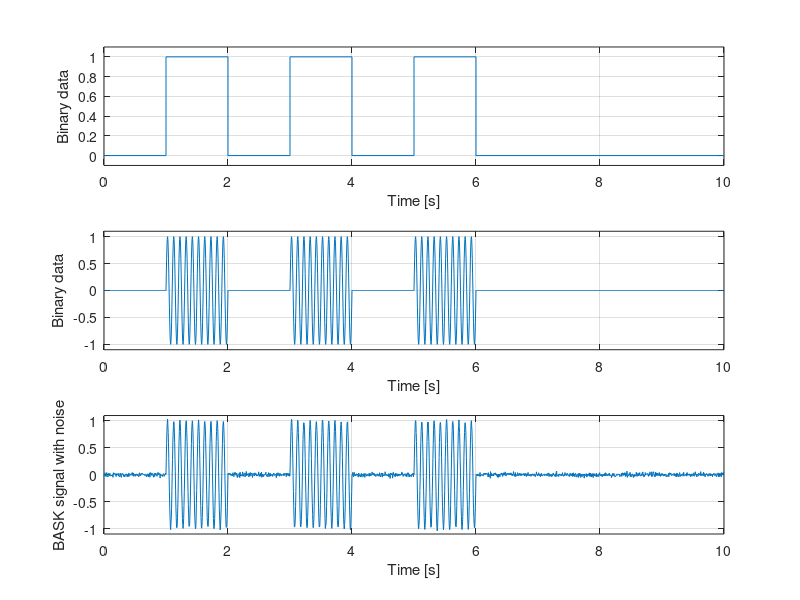
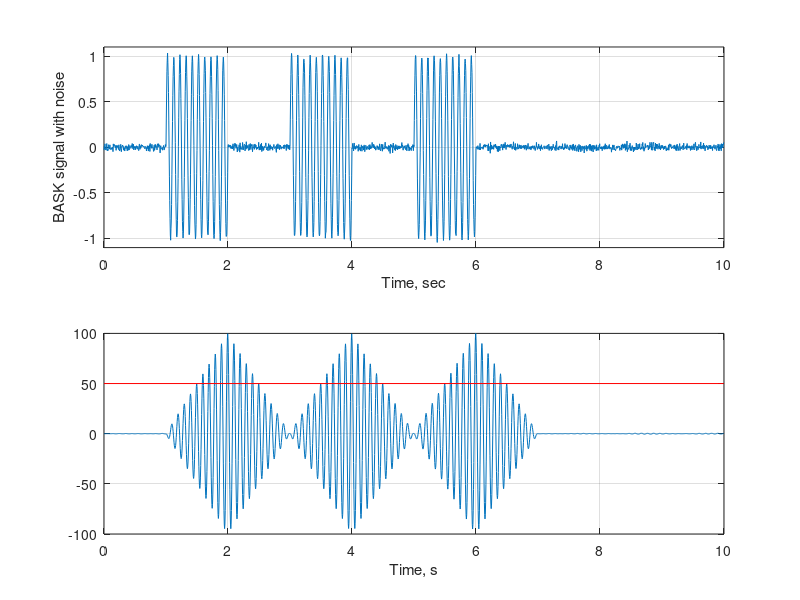
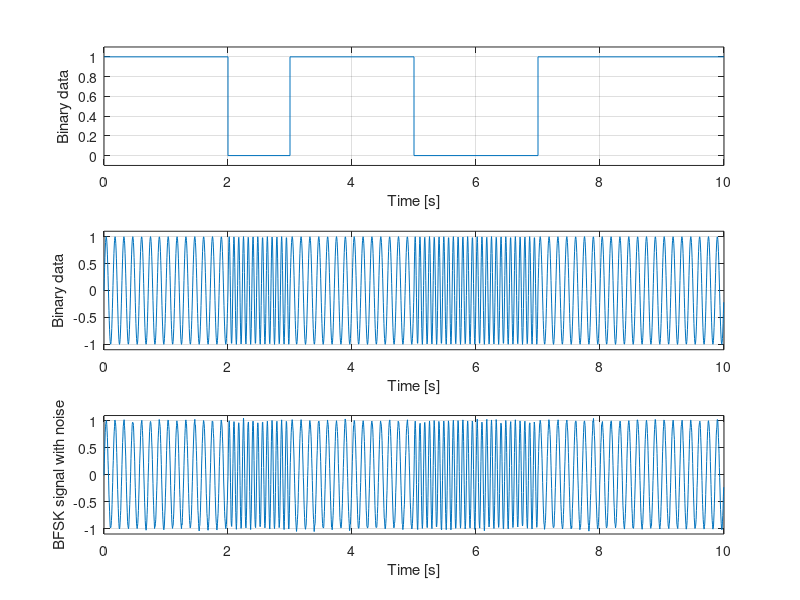
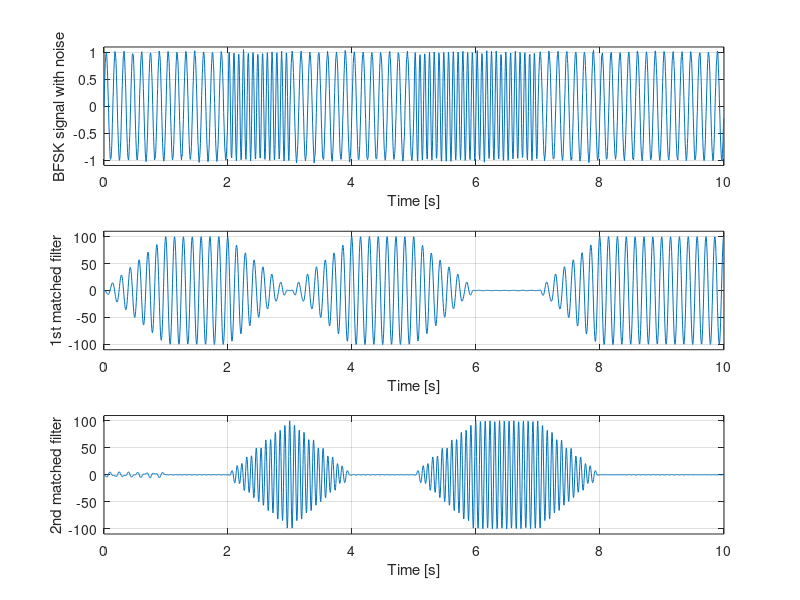

The MATLAB script that drew these images, in order:
%% BASK
clc, clear, format compact

% we need to get the enery of the carrier E_b


T = 1; % symbol duration = 1 second,
f0 = 10; % carrier frequecy = 10Hz

N = 10; % number of symbols
sB = randi(2, 1, N) - 1; % random sequence of 1 and 0

SNR = 50; %Db



% plot binary datas
figure(1);
subplot(311), stairs(0 : T : N * T, [sB sB(end)]), grid on
ylim([-0.1 1.1]), xlabel("Time [s]"), ylabel("Binary data")



% plot BASK signal wihout errors
dt =  T / 200;
t = 0 : dt : T - dt;
s0 = sin (2 * pi * f0 * t);
L = length(s0); % length of carrier signal


% Generatr BASK
sBASK = kron(sB, s0);
tBASK = 0 : dt : N * T - dt;
subplot(312), plot(tBASK, sBASK), grid on
ylim([-1.1 1.1]), xlabel("Time [s]"), ylabel("Binary data")


% Generate noise
Eb = sum(s0.^2);
EbN0 = 10^(SNR / 10);
N0 = Eb / EbN0;
sigma = sqrt(N0 / 2);
sNoise = sigma * randn(1, N * L);



% Add noise
sBASKN = sBASK + sNoise;
subplot(313), plot(tBASK, sBASKN), grid on
ylim([-1.1 1.1]), xlabel("Time [s]"), ylabel("BASK signal with noise");

% ------- since here it 




%  ----- Matched filter
figure(2);
subplot(211), plot(tBASK, sBASKN), grid on;
ylim([-1.1, 1.1]); xlabel("Time, sec"), ylabel("BASK signal with noise");


% flip the carrier
hMF1 = fliplr(s0);

% Covolution two methods
% sMF1 = filtef(hMF1, 1, sBASKN);
sMF1 = conv(hMF1, sBASKN);
sMF1 = sMF1(1:length(sBASKN)); % trunkating lenght


% detected symbols
Es = sMF1(L : L : end);
sDM = Es > Eb / 2;

% plotting
subplot(212), plot(tBASK, sMF1, [0, tBASK(end)], [Eb / 2, Eb / 2], "r-"), grid on
ylim(), xlabel("Time, s"), ylabel("")






%% BFSK
clc, clear, format compact

% we need to get the enery of the carrier E_b


T = 1; % symbol duration = 1 second,
f0 = 10; % carrier frequecy = 10Hz

N = 10; % number of symbols
sB = randi(2, 1, N) - 1; % random sequence of 1 and 0

SNR = 50; %Db



% plot binary datas
figure(3);
subplot(311), stairs(0 : T : N * T, [sB sB(end)]), grid on
ylim([-0.1 1.1]), xlabel("Time [s]"), ylabel("Binary data")


% Calcilate f1 and f2 frequency
k = 12;
dF = k /(2 * T);
f1 = f0 - dF/2;
f2 = f0 + dF/2;


% plot BFSK signal wihout errors
dt =  T / 200;
t = 0 : dt : T - dt;
s1 = sin (2 * pi * f1 * t);
s2 = sin (2 * pi * f2 * t);
L = length(s1);


% Generatr BFSK
sBASK1 = kron(sB, s1);
sBASK2 = kron(~sB, s2);
sBFSK = sBASK1 + sBASK2; 

tBFSK = 0 : dt : N * T - dt;
subplot(312), plot(tBFSK, sBFSK), grid on
ylim([-1.1 1.1]), xlabel("Time [s]"), ylabel("Binary data")


% Generate noise
Eb = sum(s1.^2);
EbN0 = 10^(SNR / 10);
N0 = Eb / EbN0;
sigma = sqrt(N0 / 2);
sNoise = sigma * randn(1, N * 200);



% Add noise
sBFSKN = sBFSK + sNoise;
subplot(313), plot(tBFSK, sBFSKN), grid on
ylim([-1.1 1.1]), xlabel("Time [s]"), ylabel("BFSK signal with noise");






% Maybe it is lab4


% Correlator receiver
figure(4);
subplot(311), plot(tBFSK, sBFSKN), grid on
ylim([-1.1 1.1]), xlabel("Time [s]"), ylabel("BFSK signal with noise")


% impulse response
hMF1 = fliplr(s1);
hMF2 = fliplr(s2);

% output of matched filter
sMF1 = filter(hMF1, 1, sBFSKN);
sMF2 = filter(hMF2, 1, sBFSKN);


% detected symbols
Es1 = sMF1(L:L:end);
Es2 = sMF2(L:L:end);
sDM = Es1 > Es2;





% Plot integrated signal
subplot(312), plot(tBFSK, sMF1), grid on
ylim([-110, 110]), xlabel("Time [s]"), ylabel("1st matched filter")


subplot(313), plot(tBFSK, sMF2), grid on
ylim([-110, 110]), xlabel("Time [s]"), ylabel("2nd matched filter")


% Output data for comparison
x = [sB; sDM];


%% BPSK
clc, clear, format compact

% we need to get the enery of the carrier E_b


T = 1; % symbol duration = 1 second,
f0 = 10; % carrier frequecy = 10Hz

N = 10; % number of symbols
sB = randi(2, 1, N) - 1; % random sequence of 1 and 0

sB_NRZ = -2 * sB + 1;

SNR = 50; %Db



% plot binary datas
figure(5);
subplot(311), stairs(0 : T : N * T, [sB sB(end)]), grid on
ylim([-0.1 1.1]), xlabel("Time [s]"), ylabel("Binary data")


% plot BPSK signal wihout errors
dt =  T / 200;
t = 0 : dt : T - dt;
s0 = sin (2 * pi * f0 * t);
L = length(s0);


% Generatr BFSK
sBPSK = kron(sB_NRZ, s0);

tBPSK = 0 : dt : N * T - dt;
subplot(312), plot(tBPSK, sBPSK), grid on
ylim([-1.1 1.1]), xlabel("Time [s]"), ylabel("Binary data")


% Generate noise
Eb = sum(s0.^2);
EbN0 = 10^(SNR / 10);
N0 = Eb / EbN0;
sigma = sqrt(N0 / 2);
sNoise = sigma * randn(1, N * 200);



% Add noise
sBPSKN = sBPSK + sNoise;
subplot(313), plot(tBPSK, sBPSKN), grid on
ylim([-1.1 1.1]), xlabel("Time [s]"), ylabel("BFSK signal with noise");






% Maybe it is lab4


%matched filter
figure(6);
subplot(211), plot(tBPSK, sBPSKN), grid on
ylim([-1.1 1.1]), xlabel("Time [s]"), ylabel("BPSK signal with noise")

% impulse response
hMF1 = fliplr(s0);


% ouptup of matched filter
sMF1 = conv(hMF1, sBPSKN);
sMF1 = sMF1(1:length(sBPSKN));


% detected symbols
Es = sMF1(L : L: end);
sDM = Es < 0;



% Plot integrated signal
subplot(212), plot(tBPSK, sMF1), grid on
hold on, plot([0 tBPSK(end)], [0, 0], "r"), hold off
ylim([-120, 120]), xlabel("Time [s]"), ylabel("1st matched filter")


% Output data for comparison
x = [sB; sDM];


